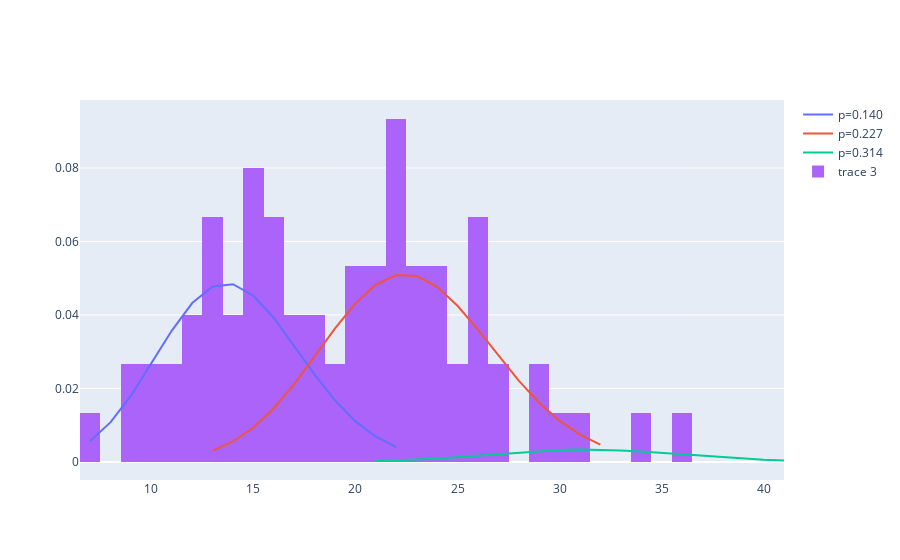

Notebook source saved alongside this figure:
### Code cell
plot_binomial_mixture(mpd.bem_.p_, mpd.bem_.lambd_, mpd.data_.groupby(mpd.cluster_labels_)[mpd.target_].sum().values, n_estimation)
